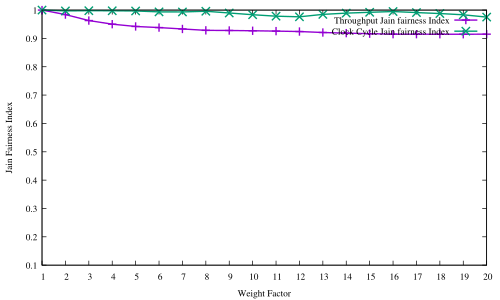

gnuplot code for this plot:
#! xgp flow_pps.dat
# Created the Fri Dec  8 02:30:12 CET 2017 with:
#   ____________________________
#  /                            \
# /        xgp        __________/
# \__________________/.:nonsns:.
#
 
#-------------------------------------
# SHAPES:
# (c)ircle  (t)riangle (i)nv.tri.
#           (d)iamond  (s)quare
# FILLING:
# (f)illed  (o)paque  (e)mpty (default)
#-------------------------------------
   s=4  ; es=s  ; fs=s+1 ; os=s+66
   c=6  ; ec=c  ; fc=c+1 ; oc=os+1
   t=8  ; et=t  ; ft=t+1 ; ot=oc+1
   i=10 ; ei=i  ; fi=i+1 ; oi=ot+1
   d=12 ; ed=d  ; fd=d+1 ; od=oi+1
   p=14 ; ep=p  ; fp=p+1 ; op=od+1
#-------------------------------------
#  e.g.:  
#  empty circles vs filled squares
#  plot "file" u 1:3 w p pt ec, 
#           "" u 1:4 w lp pt fs
#-------------------------------------

#Happy gnuplotting


set out "jain_fairness_fairdrop.pdf"
set term pdf font "Times,10"
#set pointsize 1.25

set key top righ
#set ylabel "Per flow rate [pps]"
set xlabel "Weight Factor"
set xtics 1
set yrange [0.1:1]
set ylabel "Jain Fairness Index"

plot \
'FAIRDROP_CPU_RESULTS_1/jain_fairness_thf.dat' every 2:2 u ($0+1):6 title "Throughput Jain fairness Index" lw 2 w lp,\
'FAIRDROP_CPU_RESULTS_1/jain_fairness_thf.dat' every 2:2:1 u ($0+1):6 title "Clock Cycle Jain fairness Index" lw 2 w lp
#'jain_fairness_class_fairdrop.dat' u ($0+1):6 lw 2 w lp
#'flow_pps.dat'  u ($0+1-0.25):(f($1)/1000000)           t 'Per Flow Throughput'  axes x1y1 with boxes
